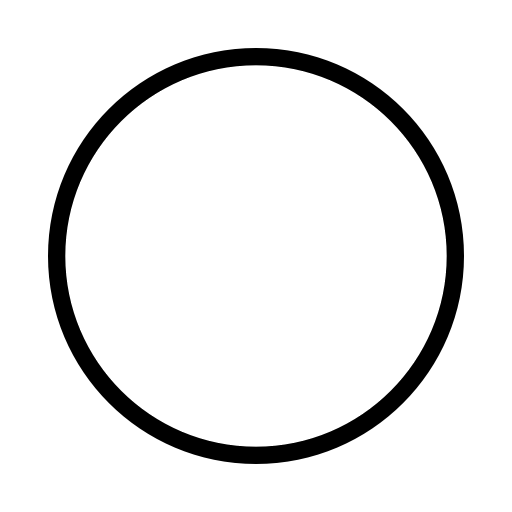
#> input picture circle.png, 512 x 512 px
$ python -i utils.py   (imports and definitions only)
#> lines starting #> are read from the running program, lines starting #| are printed output that depends on the picture
#> further down, picture is the input picture: PIL image 512x512 RGBA; mean R, G, B, A 110.6, 110.6, 110.6, 131.7
import numpy as np
from scipy.ndimage import distance_transform_edt, distance_transform_cdt, distance_transform_bf
import PIL.Image as Image
from PIL import ImageFilter
from typing import Tuple
import cv2 as cv

MAGIC = 255

# [40 lines left out: functions _get_distance_map, gradient_map, outline_simplify, not called in this run]


def get_derivatives(img: Image, ksize=9) -> Tuple[Image, Image]:
#> called with ksize = 9
    if img.mode != 'RGBA':
        img = img.convert('RGBA')
    cvimg = cv.cvtColor(np.array(img), cv.COLOR_RGB2BGR)
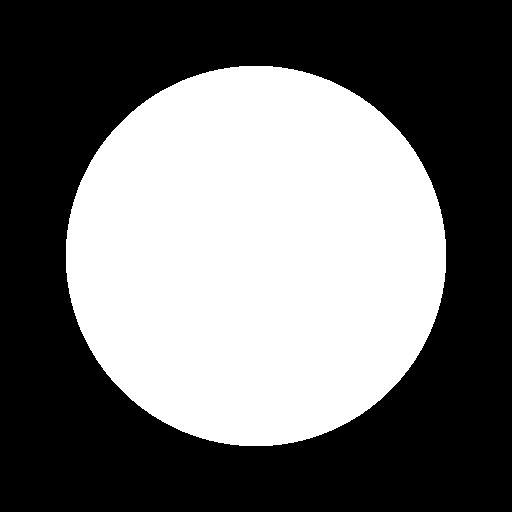
#> cvimg: shape (512, 512, 3); min 0, max 255, mean 110.6
    sobelx = cv.Sobel(cvimg,cv.CV_64F,1,0,ksize=ksize)
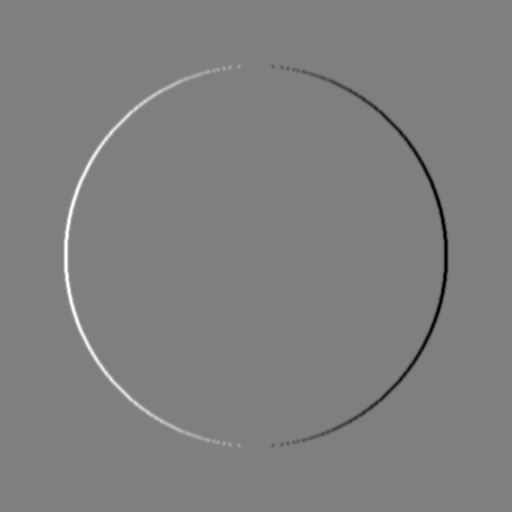
#> sobelx: shape (512, 512, 3) float64; min -2284800, max 2284800, mean 0; drawn with min black and max white
    sobely = cv.Sobel(cvimg,cv.CV_64F,0,1,ksize=ksize)

    sobelx = (sobelx/np.max(sobelx)).mean(axis=-1)
#> sobelx: shape (512, 512) float64
    sobely = (sobely/np.max(sobely)).mean(axis=-1)
#> sobely: shape (512, 512) float64
    outx = Image.new('RGBA', sobelx.shape)
#> outx: PIL image 512x512 RGBA; every value is 0
    outy = Image.new('RGBA', sobely.shape)
    pixelsx = outx.load()
    pixelsy = outy.load()
    pixels = img.load()
    print(sobelx.shape, img.size, outx.size)
#| (512, 512) (512, 512) (512, 512)
    for i in range(sobelx.shape[0]):
        for j in range(sobelx.shape[1]):
            dx = int(sobelx[i,j]*MAGIC - MAGIC/2)
            dy = int(sobely[i,j]*MAGIC - MAGIC/2)
            pixelsx[i,j] = (dx, dx, dx, pixels[j,i][3])
            pixelsy[i,j] = (dy, dy, dy, pixels[j,i][3])

    return outx, outy


# [13 lines left out: function displacement_map, not called in this run]

>>> from PIL import Image
>>> picture = Image.open('circle.png')
>>> result = get_derivatives(picture)
